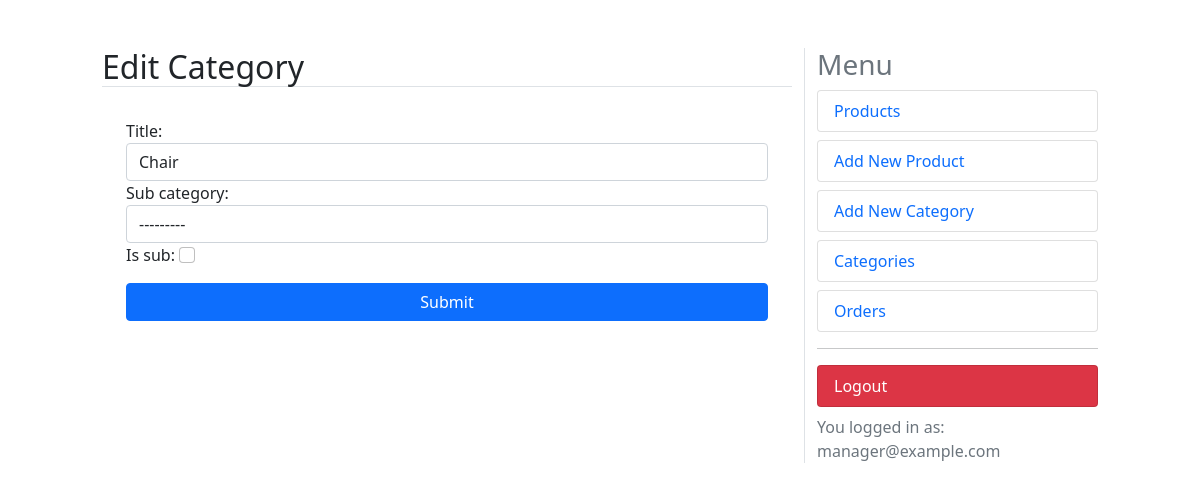
The page /dashboard/category/edit/1 (signed in) on the database its author committed.
### shop/models.py (models this page shows, shortened)
class Category(models.Model):
    title = models.CharField(max_length=200)
    sub_category = models.ForeignKey(
        'self', on_delete=models.CASCADE,
        related_name='sub_categories', null=True, blank=True
    )
    is_sub = models.BooleanField(default=False)
    slug = models.SlugField(max_length=200, unique=True)
    def __str__(self):
        return self.title

### accounts/models.py (models this page shows, shortened)
class User(AbstractBaseUser):
    email = models.EmailField(max_length=100, unique=True)  # User's email (unique)
    full_name = models.CharField(max_length=100)  # User's full name
    is_admin = models.BooleanField(default=False)  # Admin status
    is_active = models.BooleanField(default=True)  # Active status
    likes = models.ManyToManyField(Product, blank=True, related_name='likes')  # Products liked by the user
    is_manager = models.BooleanField(default=False)  # Manager role flag
    objects = UserManager()  # Custom user manager
    USERNAME_FIELD = 'email'  # Email as the unique identifier
    REQUIRED_FIELDS = ['full_name']  # Fields required when creating a user

### dashboard/views.py (the view)
# urls.py: path('category/edit/<int:id>', views.edit_category, name='edit_category'),  # Edit a specific category by ID
@user_passes_test(is_manager)
@login_required
def edit_category(request, id):
    category = get_object_or_404(Category, id=id)  # Retrieve the category, or return 404 if not found
    if request.method == 'POST':  # Check if form is submitted
        form = EditCategoryForm(request.POST, request.FILES, instance=category)
        if form.is_valid():  # If form is valid, update the category
            form.save()
            messages.success(request, 'Category has been updated')
            return redirect('dashboard:categories')  # Redirect to category listing page
    else:
        form = EditCategoryForm(instance=category)  # Initialize form with existing category data
    context = {'title': 'Edit Category', 'form': form}
    return render(request, 'edit_category.html', context)

### dashboard/forms.py
class EditCategoryForm(ModelForm):
    class Meta:
        model = Category  # Model the form is based on
        fields = ['title', 'sub_category', 'is_sub']  # Fields to be included in the form
    def __init__(self, *args, **kwargs):
        super(EditCategoryForm, self).__init__(*args, **kwargs)
        for visible in self.visible_fields():
            visible.field.widget.attrs['class'] = 'form-control'
        self.fields['is_sub'].widget.attrs['class'] = 'form-check-input'

### cart/utils/cart.py (called while the page is built)
    def __iter__(self):
        product_ids = self.cart.keys()  # Get all the product IDs in the cart
        products = Product.objects.filter(id__in=product_ids)  # Get products from the database using product IDs
        cart = self.cart.copy()  # Create a copy of the cart to avoid modifying the original session data
        for product in products:
            cart[str(product.id)]['product'] = product
        for item in cart.values():
            item['total_price'] = int(item['price']) * int(item['quantity'])
            yield item

    def add_cart_session(self):
        cart = self.session.get(CART_SESSION_ID)
        if not cart:
            cart = self.session[CART_SESSION_ID] = {}
        return cart

### dashboard/views.py (called while the page is built)
def is_manager(user):
    try:
        if not user.is_manager:  # Check if user has manager status
            raise Http404  # If not a manager, raise 404 error
        return True
    except:
        raise Http404  # In case of an error, raise 404 error

### online_shop/context_processors.py (called while the page is built)
def return_cart(request):
    cart = len(list(Cart(request))) # Count the items in the cart
    return {'cart_count': cart} # Return the count as part of the context

def return_categories(request):
    categories = Category.objects.all()  # Get all categories from the database
    return {'categories': categories}  # Return the categories as part of the context

### dashboard/templates/edit_category.html (shortened to what this page needs)
{% extends "dashboard.html" %}
{% block content %}
    <form method="POST">
        {{ form }}
        <div class="form-group">
            <button class="btn btn-primary mt-3 w-100" type="submit">Submit</button>
        </div>
    </form>
{% endblock %}

### dashboard/templates/dashboard.html (shortened to what this page needs)
<!DOCTYPE html>
<html lang="en">
<head>
    <link href="https://cdn.jsdelivr.net/npm/bootstrap@5.1.3/dist/css/bootstrap.min.css" rel="stylesheet">
</head>
<body>
<div class="row mt-5">
    <div class="col-md-1"></div>
    <div class="col-md-7">
        <h2 class="border-bottom text-capitalize">{{ title }}</h2>
        <div class="p-4">
            {% block content %}{% endblock %}
        </div>
    </div>
    <div class="col-md-3 border-start">
        <h3 class="text-muted">Menu</h3>
        <a class="text-decoration-none" href="{% url 'dashboard:products' %}">
            <li class="rounded list-group-item text-primary">Products</li>
        </a>
        <a class="text-decoration-none" href="{% url 'dashboard:add_product' %}">
            <li class="rounded list-group-item mt-2 text-primary">Add New Product</li>
        </a>
        <a class="text-decoration-none" href="{% url 'dashboard:add_category' %}">
            <li class="rounded list-group-item mt-2 text-primary">Add New Category</li>
        </a>
        <a class="text-decoration-none" href="{% url 'dashboard:categories' %}">
            <li class="rounded list-group-item mt-2 text-primary">Categories</li>
        </a>
        <a class="text-decoration-none" href="{% url 'dashboard:orders' %}">
            <li class="rounded list-group-item mt-2 text-primary">Orders</li>
        </a>
        <hr>
        <a class="text-decoration-none" href="{% url 'accounts:user_logout' %}">
            <li class="rounded list-group-item bg-danger mt-2 text-white">Logout</li>
        </a>
        <div class="text-muted mt-2">You logged in as: {{ request.user.email }}</div>
    </div>
    <div class="col-md-1"></div>
</div>
</body>
</html>

### rows shown on the page
Category: title "Сhair", sub_category "---------"
User: user.email "manager@example.com"

### other values the page prints
{{ title }} "Edit Category"
